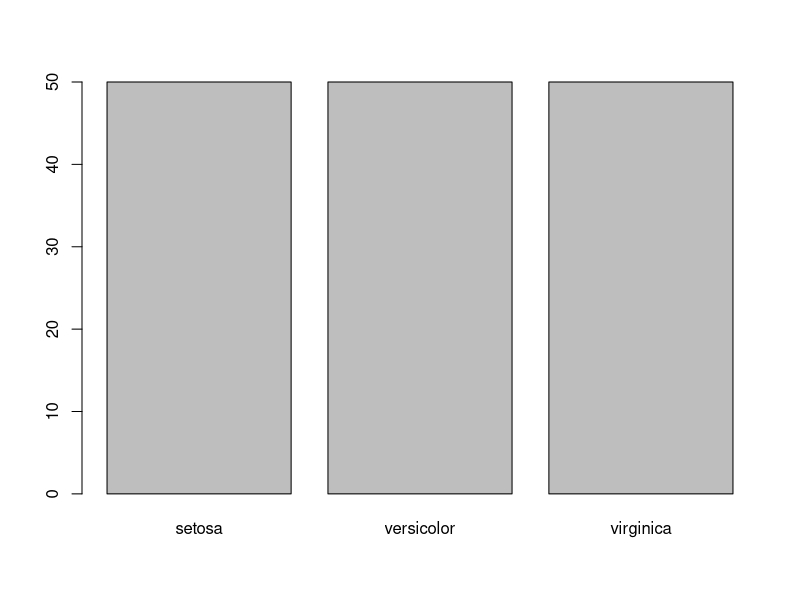
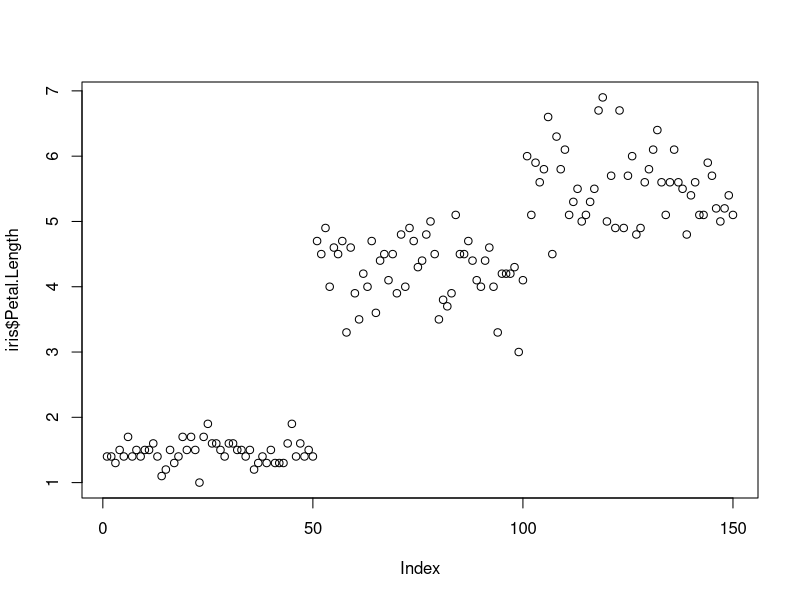
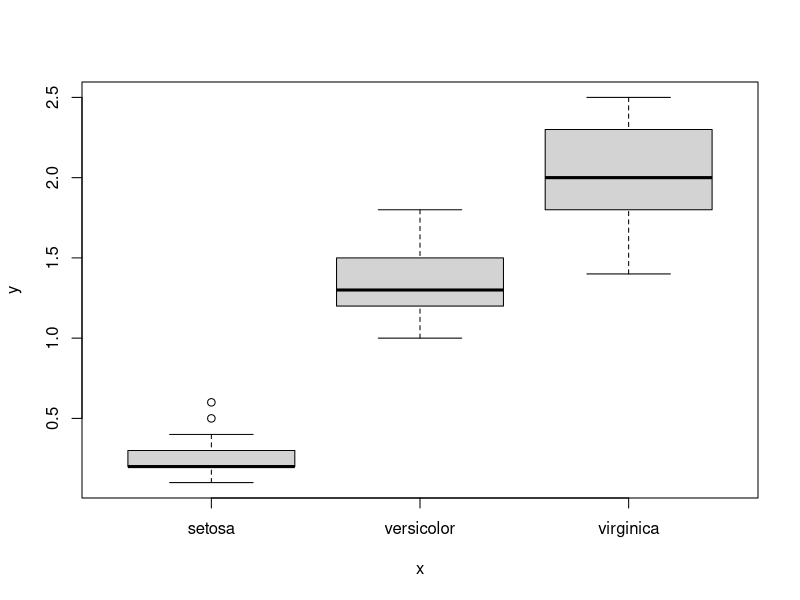
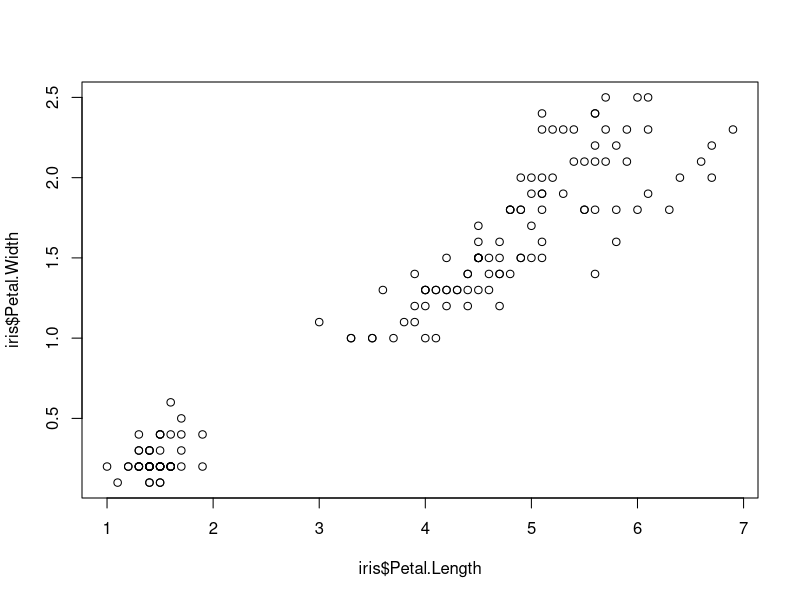
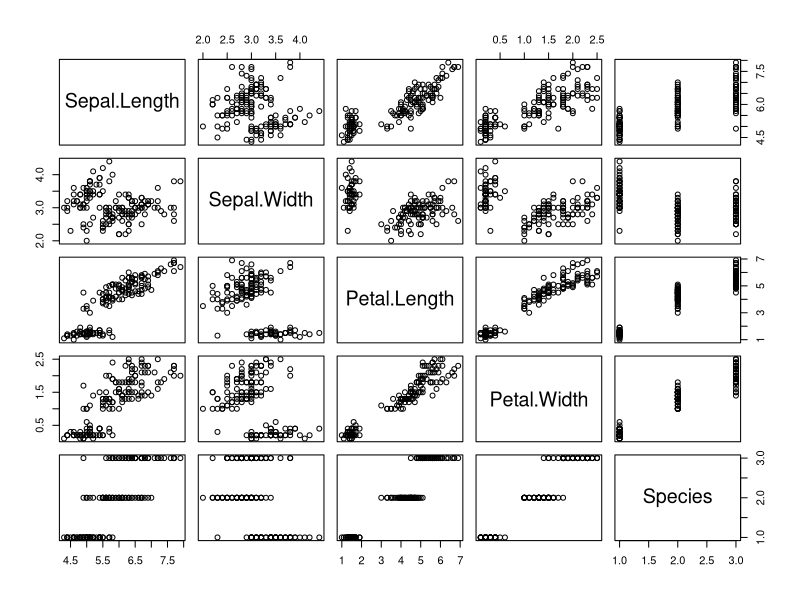

These figures' R source, in order:
# Title     : TODO
# Objective : TODO
# Created by: dev
# Created on: 2021-08-30

library(datasets)

head(iris)

plot(iris$Species)
plot(iris$Petal.Length)
plot(iris$Species, iris$Petal.Width)
plot(iris$Petal.Length, iris$Petal.Width)
plot(iris)
